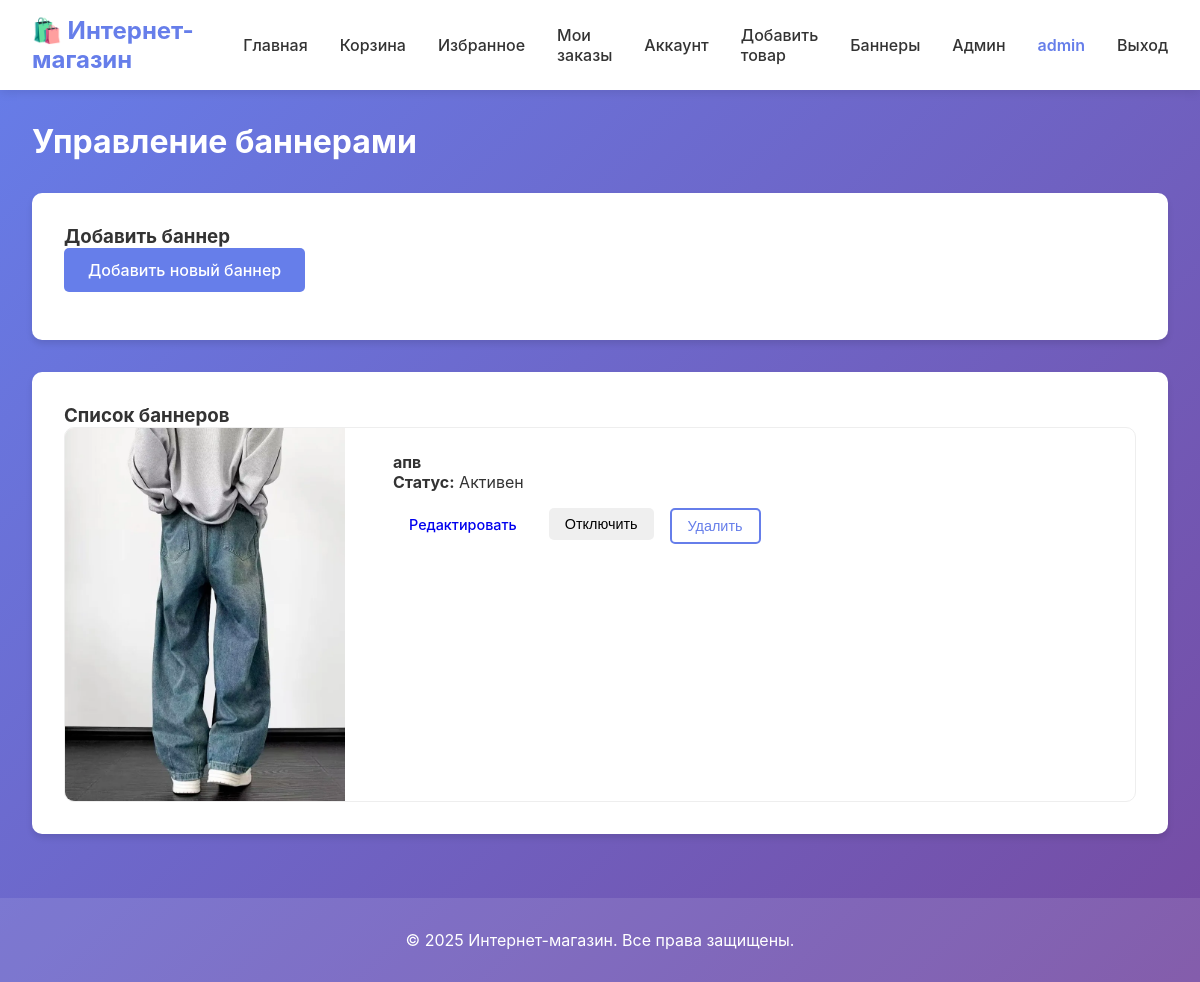
Page /banners (signed in) on the earlier database version.
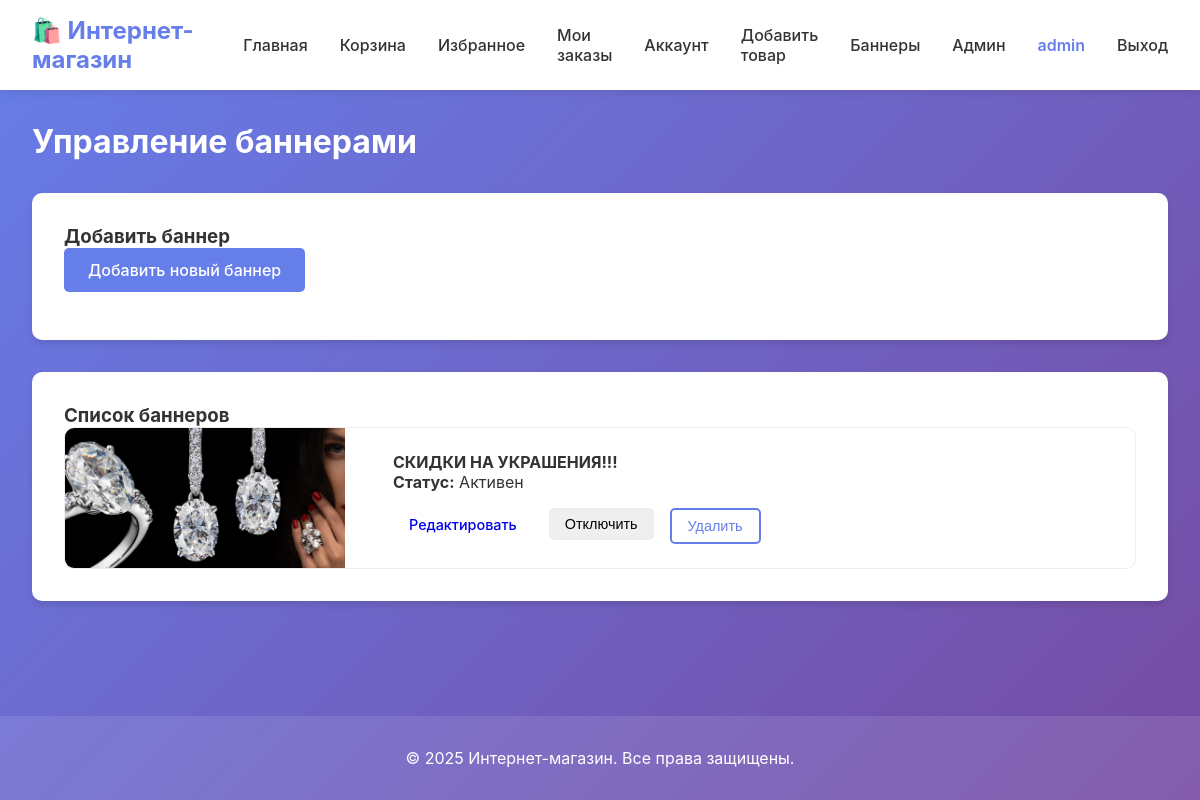
Same page on the later database version.
### tables this page shows
CREATE TABLE banners
                 (id INTEGER PRIMARY KEY AUTOINCREMENT,
                  title TEXT NOT NULL,
                  image_url TEXT NOT NULL,
                  link_url TEXT,
                  is_active INTEGER DEFAULT 1,
                  created_at TIMESTAMP DEFAULT CURRENT_TIMESTAMP,
                  created_by_user_id INTEGER,
                  FOREIGN KEY (created_by_user_id) REFERENCES users(id));

### app.py (the view, shortened to what this page needs)
@app.route('/banners', methods=['GET', 'POST'])
@login_required
@admin_required
def manage_banners():
    conn = get_db()
    banners = conn.execute('SELECT * FROM banners ORDER BY created_at DESC').fetchall()
    conn.close()
    return render_template('banners.html', banners=banners)

### app.py (called while the page is built)
@app.context_processor
def inject_helpers():
    def image_url(path):
        if not path:
            return 'https://via.placeholder.com/400x400?text=Нет+изображения'
        if isinstance(path, str) and path.startswith('http'):
            return path
        clean_path = path.replace('\\', '/').lstrip('/')
        static_folder = app.static_folder or os.path.join(app.root_path, 'static')
        full_path = os.path.join(static_folder, clean_path)
        if os.path.exists(full_path):
            return url_for('static', filename=clean_path)
        return url_for('static', filename=clean_path)
    return {
        'image_url': image_url,
        'category_choices': ALLOWED_PRODUCT_CATEGORIES
    }

def login_required(f):
    @wraps(f)
    def decorated_function(*args, **kwargs):
        if 'user_id' not in session:
            flash('Пожалуйста, войдите в систему', 'warning')
            return redirect(url_for('login'))
        return f(*args, **kwargs)
    return decorated_function

def admin_required(f):
    @wraps(f)
    def decorated_function(*args, **kwargs):
        if session.get('role') != 'admin':
            flash('Недостаточно прав для выполнения действия', 'error')
            return redirect(url_for('index'))
        return f(*args, **kwargs)
    return decorated_function

def get_db():
    conn = sqlite3.connect(app.config['DATABASE'])
    conn.row_factory = sqlite3.Row
    return conn

### templates/banners.html (shortened to what this page needs)
{% extends "base.html" %}
{% block content %}
<div class="container">
    <h2>Управление баннерами</h2>
    <div class="banner-form">
        <h3>Добавить баннер</h3>
        <a href="{{ url_for('edit_banner', banner_id=0) }}" class="btn btn-primary" style="margin-bottom: 1rem;">Добавить новый баннер</a>
    </div>
    <div class="banner-list">
        <h3>Список баннеров</h3>
        {% if banners %}
            <div class="banner-cards">
                {% for banner in banners %}
                    <div class="banner-card">
                        <img src="{{ image_url(banner.image_url) }}" alt="{{ banner.title }}">
                        <div class="banner-card-content">
                            <h4>{{ banner.title }}</h4>
                            <p><strong>Статус:</strong> {{ 'Активен' if banner.is_active else 'Отключен' }}</p>
                            {% if session.user_id and (banner.created_by_user_id is none or banner.created_by_user_id == session.user_id) %}
                            <div class="banner-card-actions">
                                <a href="{{ url_for('edit_banner', banner_id=banner.id) }}" class="btn btn-small">Редактировать</a>
                                <form method="POST" action="{{ url_for('toggle_banner', banner_id=banner.id) }}" style="display: inline;">
                                    <button type="submit" class="btn btn-small">{{ 'Отключить' if banner.is_active else 'Включить' }}</button>
                                </form>
                                <form method="POST" action="{{ url_for('delete_banner', banner_id=banner.id) }}" onsubmit="return confirm('Удалить баннер?');" style="display: inline;">
                                    <button type="submit" class="btn btn-outline btn-small">Удалить</button>
                                </form>
                            </div>
                            {% endif %}
                        </div>
                    </div>
                {% endfor %}
            </div>
        {% else %}
            <p>Баннеров пока нет.</p>
        {% endif %}
    </div>
</div>
{% endblock %}

### templates/base.html (shortened to what this page needs)
<!DOCTYPE html>
<html lang="ru">
<head>
    <link rel="stylesheet" href="{{ url_for('static', filename='style.css') }}">
</head>
<body>
    <nav class="navbar">
        <div class="nav-container">
            <h1 class="logo">🛍️ Интернет-магазин</h1>
            <div class="nav-links">
                <a href="{{ url_for('index') }}" class="nav-link">Главная</a>
                <a href="{{ url_for('cart') }}" class="nav-link">Корзина</a>
                <a href="{{ url_for('favorites') }}" class="nav-link">Избранное</a>
                {% if session.user_id %}
                    {% set current_role = session.get('role') %}
                    <a href="{{ url_for('orders') }}" class="nav-link">Мои заказы</a>
                    <a href="{{ url_for('account') }}" class="nav-link">Аккаунт</a>
                    {% if current_role in ['seller', 'admin'] %}
                        <a href="{{ url_for('add_product') }}" class="nav-link">Добавить товар</a>
                    {% endif %}
                    {% if current_role == 'admin' %}
                        <a href="{{ url_for('manage_banners') }}" class="nav-link">Баннеры</a>
                        <a href="{{ url_for('admin_users') }}" class="nav-link">Админ</a>
                    {% endif %}
                    <span class="user-info">{{ session.username }}</span>
                    <a href="{{ url_for('logout') }}" class="nav-link">Выход</a>
                {% else %}
                    <a href="{{ url_for('login') }}" class="nav-link">Вход</a>
                    <a href="{{ url_for('register') }}" class="nav-link">Регистрация</a>
                {% endif %}
            </div>
        </div>
    </nav>
    <main class="main-content">
        {% block content %}{% endblock %}
    </main>
    <footer class="footer">
        <p>&copy; 2025 Интернет-магазин. Все права защищены.</p>
    </footer>
</body>
</html>

### static/style.css (style rules this page uses)
* { margin: 0; padding: 0; box-sizing: border-box; }
body { font-family: -apple-system, BlinkMacSystemFont, 'Segoe UI', Roboto, Oxygen, Ubuntu, Cantarell, sans-serif; background: linear-gradient(135deg, #667eea 0%, #764ba2 100%); min-height: 100vh; color: #333; display: flex; flex-direction: column; }
.navbar { background: white; box-shadow: 0 2px 10px rgba(0,0,0,0.1); padding: 1rem 0; position: sticky; top: 0; z-index: 1000; }
.nav-container { max-width: 1200px; margin: 0 auto; padding: 0 2rem; display: flex; justify-content: space-between; align-items: center; }
.logo { font-size: 1.5rem; color: #667eea; }
.nav-links { display: flex; align-items: center; gap: 2rem; }
.nav-link { text-decoration: none; color: #333; font-weight: 500; transition: color 0.3s; }
.user-info { color: #667eea; font-weight: 600; }
.main-content { flex: 1; padding: 2rem 0; }
.container { max-width: 1200px; margin: 0 auto; padding: 0 2rem; }
h2 { color: white; margin-bottom: 2rem; font-size: 2rem; }
.btn { padding: 0.75rem 1.5rem; border: none; border-radius: 5px; cursor: pointer; font-size: 1rem; font-weight: 500; transition: all 0.3s; text-decoration: none; display: inline-block; text-align: center; }
.btn-primary { background: #667eea; color: white; }
.btn-outline { background: transparent; border: 2px solid #667eea; color: #667eea; }
.btn-small { padding: 0.5rem 1rem; font-size: 0.9rem; }
.banner-form, .banner-list { background: white; border-radius: 10px; padding: 2rem; box-shadow: 0 4px 6px rgba(0,0,0,0.1); margin-bottom: 2rem; }
.banner-cards { display: flex; flex-direction: column; gap: 1.5rem; }
.banner-card { display: flex; gap: 1.5rem; border: 1px solid #eee; border-radius: 10px; overflow: hidden; }
.banner-card img { width: 280px; object-fit: cover; }
.banner-card-content { flex: 1; padding: 1.5rem; }
.banner-card-actions { display: flex; gap: 1rem; margin-top: 1rem; }
.footer { background: rgba(255,255,255,0.1); color: white; text-align: center; padding: 2rem; margin-top: auto; }

Differences in the rows shown:
removed banners: image_url (picture), title "апв", is_active "Активен", is_active "Отключить"
added banners: image_url (picture), title "СКИДКИ НА УКРАШЕНИЯ!!!", is_active "Активен", is_active "Отключить"
